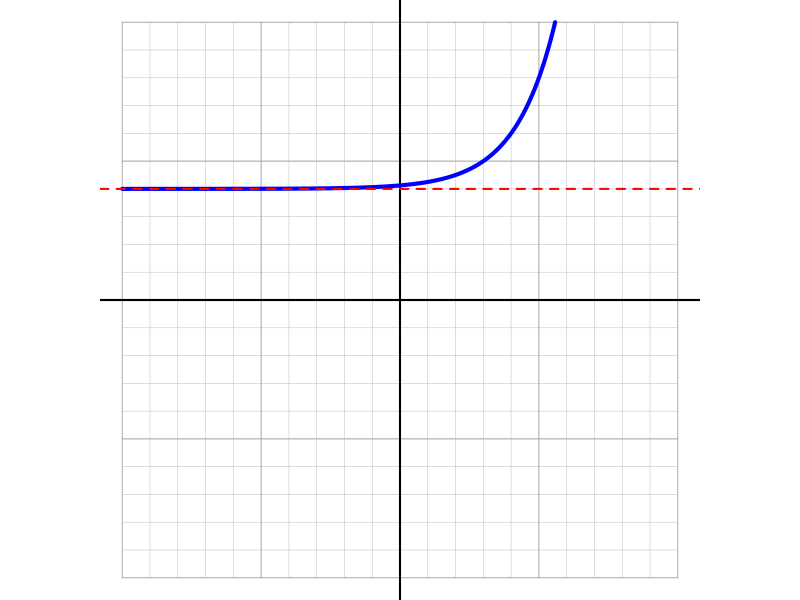

R code for this plot:
## ---- chunk 1

hk = sample(1:6,2)*sample(c(-1,1),2,T)
h = hk[1]
k = hk[2]

f = paste0("2^{x+",-h,"}+",k,collapse="")
f = gsub("+-","-",f,fixed=T)

a1 = paste0("Yes, at y=",k,".",collapse="")
a2 = "No."

ach = character()
for(i in c("x","y")){
    for(j in sort(c(-h,-k,h,k))){
        ach = c(ach,paste0("Yes, at ",i,"=",j,".",collapse=""))
    }
}
ach = c(ach,"No.")
al = paste0("* ",ach,collapse="\n")

sol1 = paste0(1*(ach==a1),collapse="")
sol2 = paste0(1*(ach==a2),collapse="")

## ---- chunk 2
par(mar=c(0,0,0,0),oma=c(0,0,0,0),pty="s")
plot(0,0,"n",xlim=c(-10,10),ylim=c(-10,10),axes=F,ann=F)

for(i in -10:10){
    lines(c(-10,10),c(i,i),col="grey",lwd=0.5)
    lines(c(i,i),c(-10,10),col="grey",lwd=0.5)
}
for(i in seq(-10,10,5)){
    lines(c(-10,10),c(i,i),col="darkgrey",lwd=0.8)
    lines(c(i,i),c(-10,10),col="darkgrey",lwd=0.8)
}
abline(h=0,lwd=2)
abline(v=0,lwd=2)

x = seq(-10,10,0.0001)
y = 2^(x-h)+k
x2 = x[!is.na(y)]
y2 = y[!is.na(y)]
x = x2[abs(y2)<=10]
y = y2[abs(y2)<=10]
breaks = c(0,which(abs(diff(y))>10),length(x))
for(j in 1:(length(breaks)-1)){
    suppressWarnings(lines(x[(breaks[j]+1):(breaks[j+1]-1)],y[(breaks[j]+1):(breaks[j+1]-1)],type="l",lwd=4,col="blue"))
}

abline(h=k,col="red",lty=2,lwd=2)

# xp = -10:10
# yp = ff(xp-h)+k
# xp2 = xp[!is.na(yp)]
# yp2 = yp[!is.na(yp)]
# xp = xp2[abs(yp2)<=10]
# yp = yp2[abs(yp2)<=10]
# if(length(yp)>0){
#     for(i in 1:length(xp)){
#         if(yp[i]%%1==0){points(xp[i],yp[i],pch=19,cex=0.8,col="blue")}
#     }
# }
